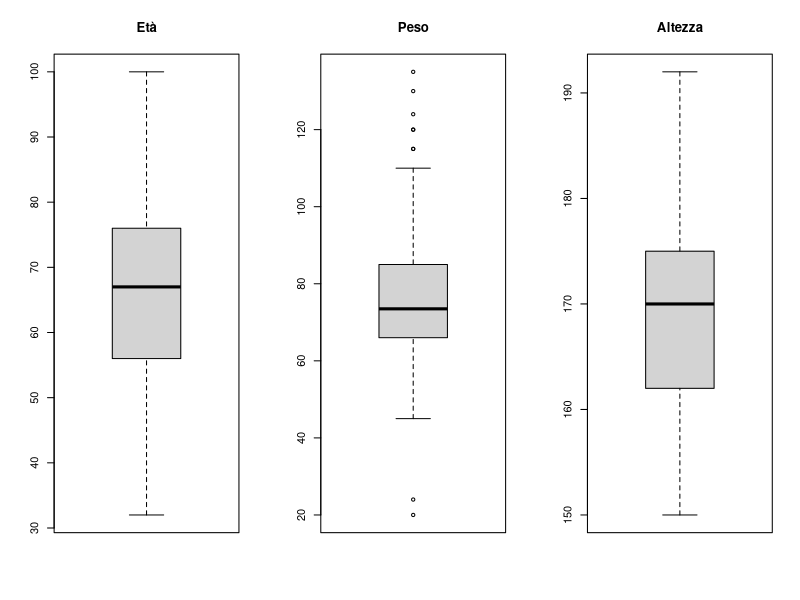
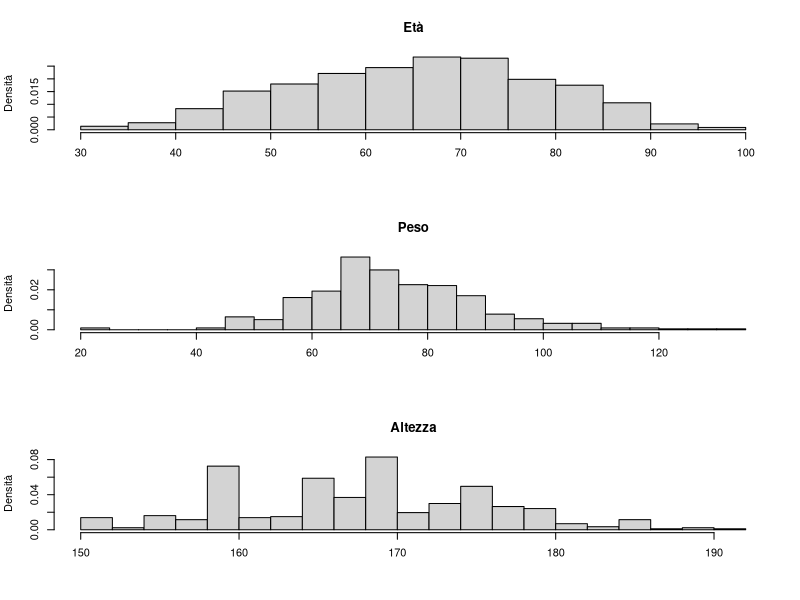
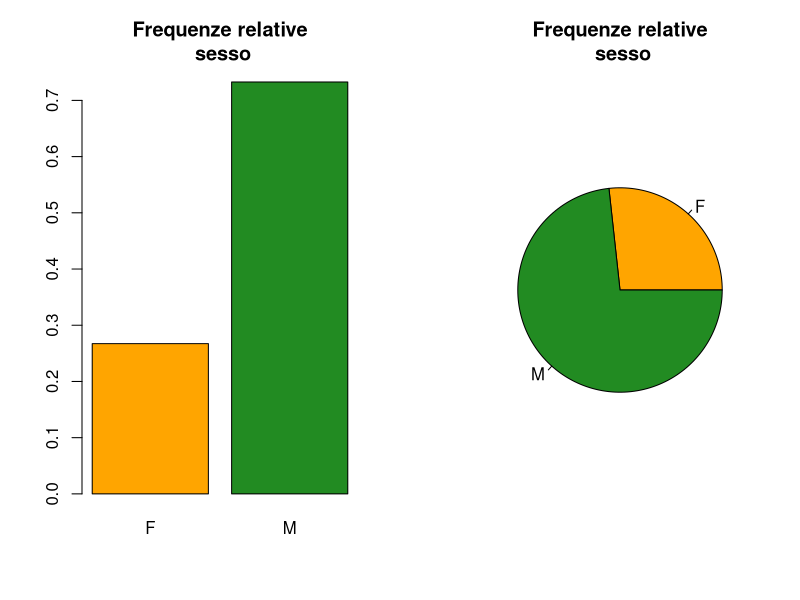
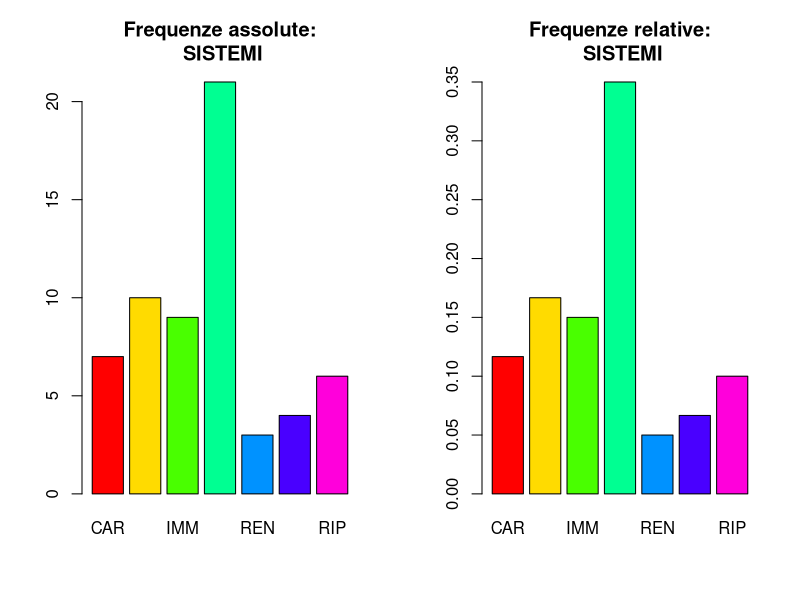
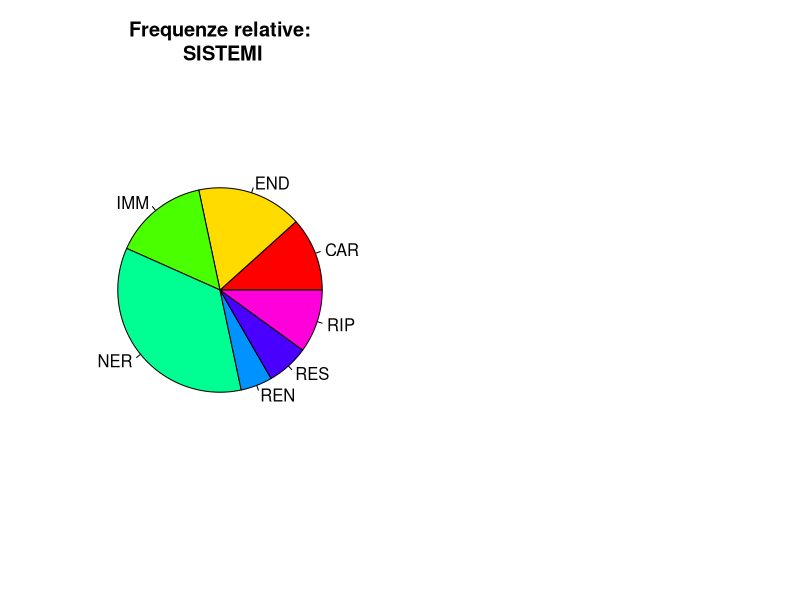
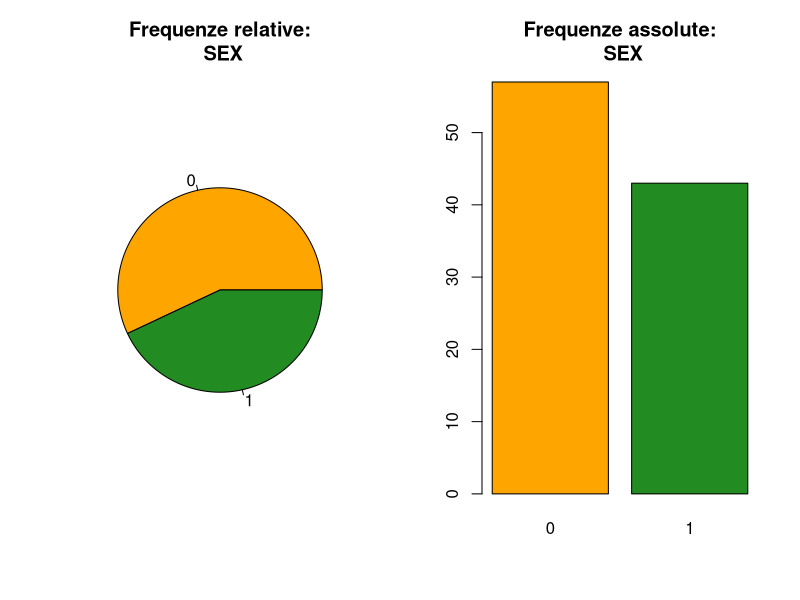

These figures' R source, in order:
## ---- chunk 1
knitr::opts_chunk$set(echo = TRUE)
## ---- chunk 2
# Da interfaccia RStudio:
# 'Session' -> 'Set Working Directory' -> 'Choose Directory' -> ...
# oppure
# 'Session' -> 'Set Working Directory' -> 'To Source File Location'

# Da console:
# setwd('C:/percorso/dove/si/trova/il/file/anagrafica.txt')
## ---- chunk 3
anagrafica = read.table("anagrafica.txt", header=TRUE)
head(anagrafica)
## ---- chunk 4
anagrafica = anagrafica[,1:3] # ATTENZIONE sto sovrascrivendo la variabile
## ---- chunk 5
summary(anagrafica$ETA)     # oppure: summary(anagrafica[,1])

summary(anagrafica$PESO)    # oppure: summary(anagrafica[,2])

summary(anagrafica$ALTEZZA) # oppure: summary(anagrafica[,3])
## ---- chunk 6
par(mfrow=c(1,3))
boxplot(anagrafica$ETA,
        main="Età")
boxplot(anagrafica$PESO,
        main="Peso")
boxplot(anagrafica$ALTEZZA,
        main="Altezza")

## ---- chunk 7
ndati = nrow(anagrafica)
par(mfrow=c(3,1))
hist(anagrafica$ETA,
     probability = T,
     main="Età", xlab = "", ylab="Densità",
     breaks = floor(sqrt(ndati)) )
hist(anagrafica$PESO,
     probability = T,
     main="Peso", xlab="", ylab="Densità",
     breaks = floor(sqrt(ndati)))
hist(anagrafica$ALTEZZA,
     probability = T,
     main="Altezza", xlab="", ylab="Densità",
     breaks = floor(sqrt(ndati)))

## ---- chunk 8
# Da interfaccia RStudio:
# 'Session' -> 'Set Working Directory' -> 'Choose Directory' -> ...
# oppure
# 'Session' -> 'Set Working Directory' -> 'To Source File Location'

# Da console:
# setwd('C:/percorso/dove/si/trova/il/file/anagrafica.txt')
## ---- chunk 9
rm(list=ls())
## ---- chunk 10
anagrafica = read.table("anagrafica.txt", header=TRUE)
head(anagrafica)
## ---- chunk 11
sesso = anagrafica[,4]
class(sesso) # sesso è composto da "interi"
## ---- chunk 12
sesso[which(sesso==1)] = "F"
sesso[which(sesso==2)] = "M"
class(sesso)
## ---- chunk 13
sesso = factor(sesso)
summary(sesso)
## ---- chunk 14
freq_ass = table(sesso)
freq_ass

freq_rel = freq_ass / length(sesso) # oppure prop.table(freq_ass)
freq_rel
## ---- chunk 15
par(mfrow=c(1,2))
barplot(freq_rel, col=c("orange","forestgreen"), main="Frequenze relative\n sesso")
pie(freq_rel, col=c("orange","forestgreen"), main="Frequenze relative\n sesso")
## ---- chunk 16
# Sistemi alterati di 60 pazienti
sistemi = c( 'NER', 'NER', 'END', 'NER', 'END', 'NER', 'IMM', 'NER', 'IMM',
             'NER', 'RIP', 'IMM', 'END', 'END', 'IMM', 'END', 'NER', 'END',
             'NER', 'RIP', 'REN', 'NER', 'IMM', 'NER', 'IMM', 'RIP', 'RIP',
             'CAR', 'CAR', 'NER', 'NER', 'RIP', 'CAR', 'RIP', 'CAR', 'REN',
             'IMM', 'END', 'RES', 'NER', 'NER', 'IMM', 'NER', 'NER', 'END',
             'END', 'END', 'NER', 'NER', 'CAR', 'RES', 'RES', 'NER', 'NER',
             'NER', 'CAR', 'RES', 'REN', 'CAR', 'IMM' )
## ---- chunk 17
class(sistemi)

sistemi = as.factor(sistemi)

sistemi

class(sistemi)
## ---- chunk 18
levels(sistemi)

length(levels(sistemi))
## ---- chunk 19
freq_ass = table(sistemi)
freq_ass

freq_rel = freq_ass/length(sistemi)
freq_rel
## ---- chunk 20
freq_rel = prop.table(freq_ass)
freq_rel
## ---- chunk 21
par(mfrow=c(1,2))
barplot(freq_ass, col=rainbow(length(levels(sistemi))),
        main='Frequenze assolute:\n SISTEMI')

barplot(freq_rel, col=rainbow(length(levels(sistemi))),
        main='Frequenze relative:\n SISTEMI')
## ---- chunk 22
sum(freq_rel)
## ---- chunk 23
pie(freq_rel, col=rainbow(length(levels(sistemi))),
    main='Frequenze relative:\n SISTEMI')
## ---- chunk 24
gruppo_NER_END = sistemi[which(sistemi == "NER" | sistemi == "END")]
gruppo_NER_END
## ---- chunk 25
gruppo_senza_RIP_RES = sistemi[-which(sistemi == "RIP" | sistemi == "RES")]
gruppo_senza_RIP_RES
## ---- chunk 26
table(gruppo_senza_RIP_RES)
table(gruppo_senza_RIP_RES)/length(gruppo_senza_RIP_RES)
## ---- chunk 27
# Da interfaccia RStudio:
# 'Session' -> 'Set Working Directory' -> 'Choose Directory' -> ...
# oppure
# 'Session' -> 'Set Working Directory' -> 'To Source File Location'

# Da console:
# setwd('C:/percorso/dove/si/trova/il/file/delfini.txt')
## ---- chunk 28
delfini = read.table("delfini.txt", header=TRUE)

class(delfini)

str(delfini)

head(delfini)
## ---- chunk 29
sex = as.factor(delfini$sex)
sex

class(sex)
## ---- chunk 30
levels(sex)

length(levels(sex))
## ---- chunk 31
freq_ass = table(sex)
freq_ass

freq_rel = freq_ass/length(sex)  # oppure: freq_rel = prop.table(freq_ass)
freq_rel
## ---- chunk 32
par(mfrow=c(1,2))
pie(freq_rel, col=c('orange', 'forestgreen'), main='Frequenze relative:\n SEX')
barplot(freq_ass, col=c('orange', 'forestgreen'), main='Frequenze assolute:\n SEX')
## ---- chunk 33
gruppo = delfini[which(delfini$age > 16),]
gruppo

range(gruppo$age)
## ---- chunk 34
delfini[which(delfini$sex == 1 & delfini$length > 1.80),4] 
## ---- chunk 35
length(delfini[which(delfini$sex == 1 & delfini$length > 1.80),4])
